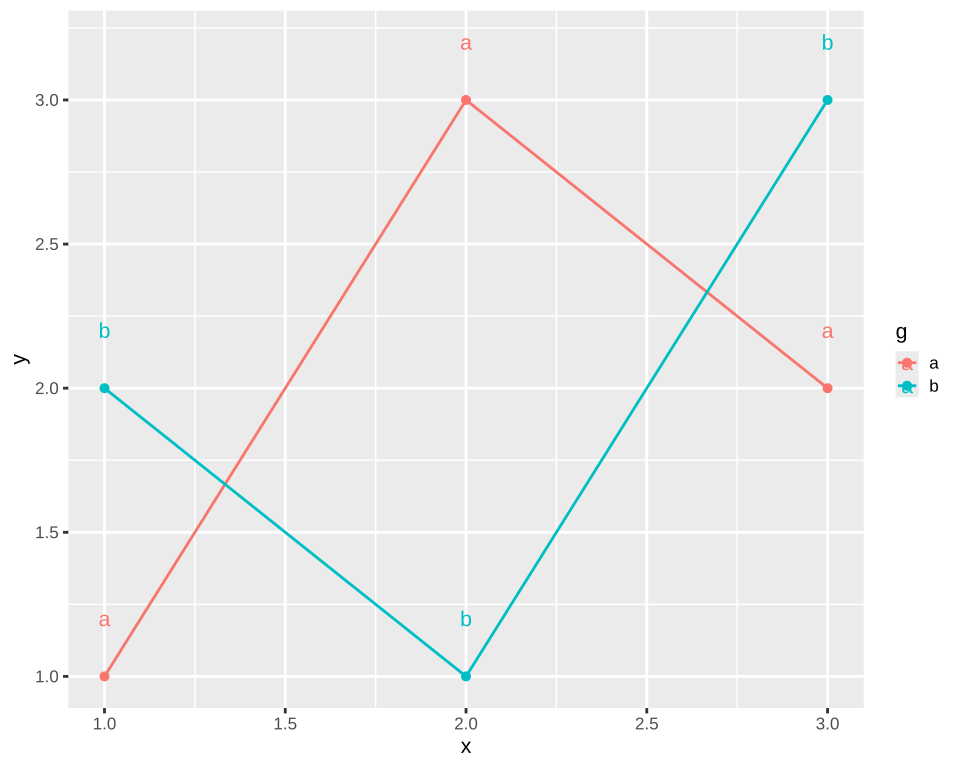

The script that drew this image:
# The plot test/golden/theme_layer_sizes.svg draws, drawn by ggplot2 itself, as ggplot2's own visual tests draw
# their snapshots: the independent check on that golden whenever it changes. The suite never runs
# this; it needs R, ggplot2 and vdiffr, saved as the Docker image giggly-r:ggplot2-4.0.3. From the
# repository's root:
#
#   docker run --rm -v "$PWD/test/golden":/golden:ro giggly-r:ggplot2-4.0.3 \
#     Rscript /golden/theme_layer_sizes.R > theme_layer_sizes.ggplot2.svg
#
# and compare the two drawings element by element, as test/golden/point.R describes.
#
# Two series of points joined by lines and labelled, coloured by series, in theme_gray() at a base
# size of 16 points with lines 1 millimetre wide: each layer's look the theme's where the layer
# leaves it unset, as ggplot2 4's geoms read the theme's element_geom(), the points 16/11 of 1.5
# millimetres with a 1-millimetre outline, the lines 1 millimetre wide and the labels 16 points,
# in the plot and in the legend's keys, which overlay a line, a point and a letter.
#
# First checked with ggplot2 4.0.3 and vdiffr 1.0.9: every element and clip path matches, in
# ggplot2's order.

library(ggplot2)

d <- data.frame(x = c(1, 2, 3, 1, 2, 3), y = c(1, 3, 2, 2, 1, 3), g = c("a", "a", "a", "b", "b", "b"))
plot <- ggplot(d, aes(x, y, colour = g)) +
  geom_line() +
  geom_point() +
  geom_text(aes(label = g), nudge_y = 0.2) +
  theme_gray(base_size = 16, base_line_size = 1)

file <- tempfile(fileext = ".svg")
vdiffr::write_svg(plot, file)
cat(readLines(file), sep = "\n")
